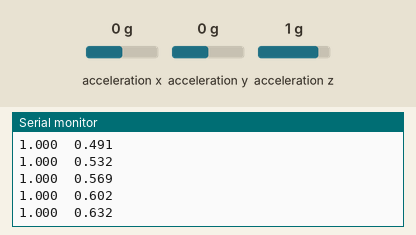
Simulated run of this sketch. Board: Arduino Uno, built with avr-gcc and run on an emulated ATmega328P. Parts: the last lines printed to the serial monitor. Inputs (shaded band) come from the test bench; at power-on: acceleration x 0 g, acceleration y 0 g, acceleration z 1 g.

Above: at 1.2 s.
1.3 s: acceleration x set to -1.4 g
At 1.32 s:
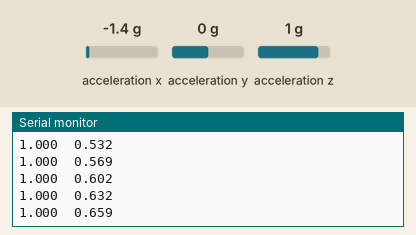
2.8 s: acceleration y set to -1.4 g
At 2.85 s:
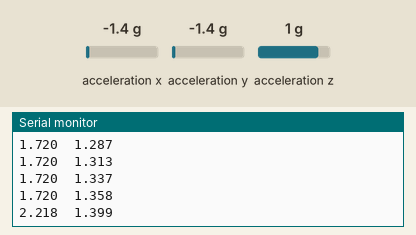
4.3 s: acceleration z set to -1.4 g
At 4.37 s:
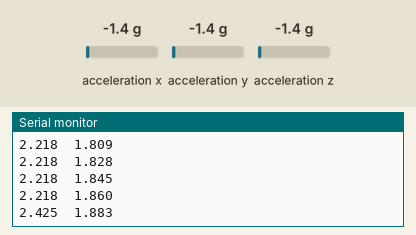
Timing chart, 0 to 7.3 s (numbered marks = the images above; inputs shaded):
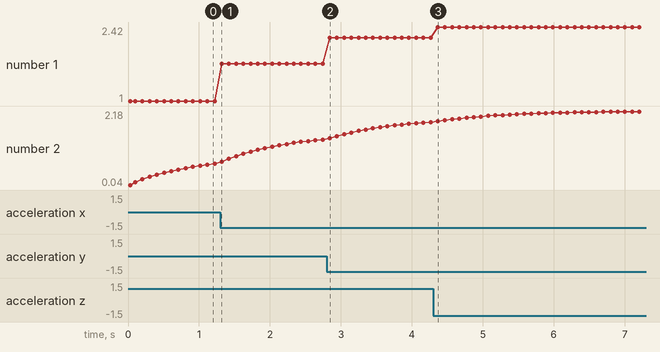

Measured:
- after the input at 2.8 s, the serial monitor: prints a new line at once (image 2)
- after the input at 4.3 s, the serial monitor: prints a new line after 0.06 s (image 3)
- plotted number 1: 1 → 1.72 after the input at 1.3 s, 1.72 → 2.22 after the input at 2.8 s, 2.22 → 2.42 after the input at 4.3 s
- plotted number 2: 0.66 → 1.36 after the input at 1.3 s, 1.36 → 1.86 after the input at 2.8 s, 1.86 → 2.18 after the input at 4.3 s

The sketch:

sketch_furudokei.ino
```cpp
#define PIN 3
#define BEATTIME_ORIG 600
#define L_G 196
#define L_A 220
#define L_H 247
#define C 262
#define D 294
#define E 330
#define F 349
#define G 392
#define A 440
#define H 494
#define H_C 523

#include <math.h>
#include <Wire.h>                 // Must include Wire library for I2C
#include "SparkFun_MMA8452Q.h"    // Click here to get the library: http://librarymanager/All#SparkFun_MMA8452Q

MMA8452Q accel;                   // create instance of the MMA8452 class

float BEATTIME;
// 時間差分
float timeSpan = 0.1;
// ひとつ前の加速度
float oldAccel = 0;
//　加速度から算出した速度
float Speed = 0;
// ローパスフィルターの係数(これは環境によって要調整。1に近づけるほど平滑化の度合いが大きくなる)
float filterCoefficient = 0.9;
float lowpassValue = 0;
float highpassValue = 0;

float get_beattime(){
  if (accel.available()) {      // Wait for new data from accelerometer
    // Acceleration of x, y, and z directions in g units
    float ax = accel.getCalculatedX();
    float ay = accel.getCalculatedY();
    float az = accel.getCalculatedZ();
    float ACCEL = sqrt(ax*ax + ay*ay + az*az);
    // ローパスフィルター(現在の値 = 係数 * ひとつ前の値 ＋ (1 - 係数) * センサの値)
    lowpassValue = lowpassValue * filterCoefficient + ACCEL * (1 - filterCoefficient);
    // ハイパスフィルター(センサの値 - ローパスフィルターの値)
    highpassValue = ACCEL - lowpassValue;

    // 速度計算(加速度を台形積分する)
    Speed = ((highpassValue + oldAccel) * timeSpan) / 2 + Speed;
    oldAccel = highpassValue;

//    Serial.print(ax, 3);
//    Serial.print("\t");
//    Serial.print(ay, 3);
//    Serial.print("\t");
//    Serial.print(az, 3);
//    Serial.print("\t");
//    Serial.print("ACCEL :");
    Serial.print(ACCEL, 3);
    Serial.print("\t");
    Serial.print(Speed, 3);
    Serial.println();
    return BEATTIME_ORIG/Speed;
  }
  else return BEATTIME_ORIG;
}


void setup() {
  Serial.begin(9600);
  Serial.println("MMA8452Q Basic Reading Code!");
  Wire.begin();

  if (accel.begin() == false) {
    Serial.println("Not Connected. Please check connections and read the hookup guide.");
    while (1);
  }

}

void loop() {
  BEATTIME = get_beattime();
  delay(100);
//  tone(PIN,L_G,BEATTIME) ;
//  delay(BEATTIME) ;
//  tone(PIN,C,BEATTIME) ;
//  delay(BEATTIME) ;
//  tone(PIN,L_H,0.5*BEATTIME) ;
//  delay(0.5*BEATTIME) ;
//  tone(PIN,C,0.5*BEATTIME) ;
//  delay(0.5*BEATTIME) ;
//  tone(PIN,D,BEATTIME) ;
//  delay(BEATTIME) ;
//  tone(PIN,C,0.5*BEATTIME) ;
//  delay(0.5*BEATTIME) ;
//  tone(PIN,D,0.5*BEATTIME) ;
//  delay(0.5*BEATTIME) ;
//  tone(PIN,E,0.5*BEATTIME) ;
//  delay(0.5*BEATTIME) ;
//  tone(PIN,E,0.5*BEATTIME) ;
//  delay(0.5*BEATTIME) ;
//  tone(PIN,F,0.5*BEATTIME) ;
//  delay(0.5*BEATTIME) ;
//  tone(PIN,E,0.5*BEATTIME) ;
//  delay(0.5*BEATTIME) ;
//  tone(PIN,L_A,BEATTIME) ;
//  delay(BEATTIME) ;
//  tone(PIN,D,0.5*BEATTIME) ;
//  delay(0.5*BEATTIME) ;
//  tone(PIN,D,0.5*BEATTIME) ;
//  delay(0.5*BEATTIME) ;
//  tone(PIN,C,BEATTIME) ;
//  delay(BEATTIME) ;
//  tone(PIN,C,0.5*BEATTIME) ;
//  delay(0.5*BEATTIME) ;
//  tone(PIN,C,0.5*BEATTIME) ;
//  delay(0.5*BEATTIME) ;
//  tone(PIN,L_H,BEATTIME) ;
//  delay(BEATTIME) ;
//  tone(PIN,L_A,0.5*BEATTIME) ;
//  delay(0.5*BEATTIME) ;
//  tone(PIN,L_H,0.5*BEATTIME) ;
//  delay(0.5*BEATTIME) ;
//  tone(PIN,C,2*BEATTIME) ;
//  delay(2*BEATTIME) ;
//  delay(BEATTIME) ;
}
```
